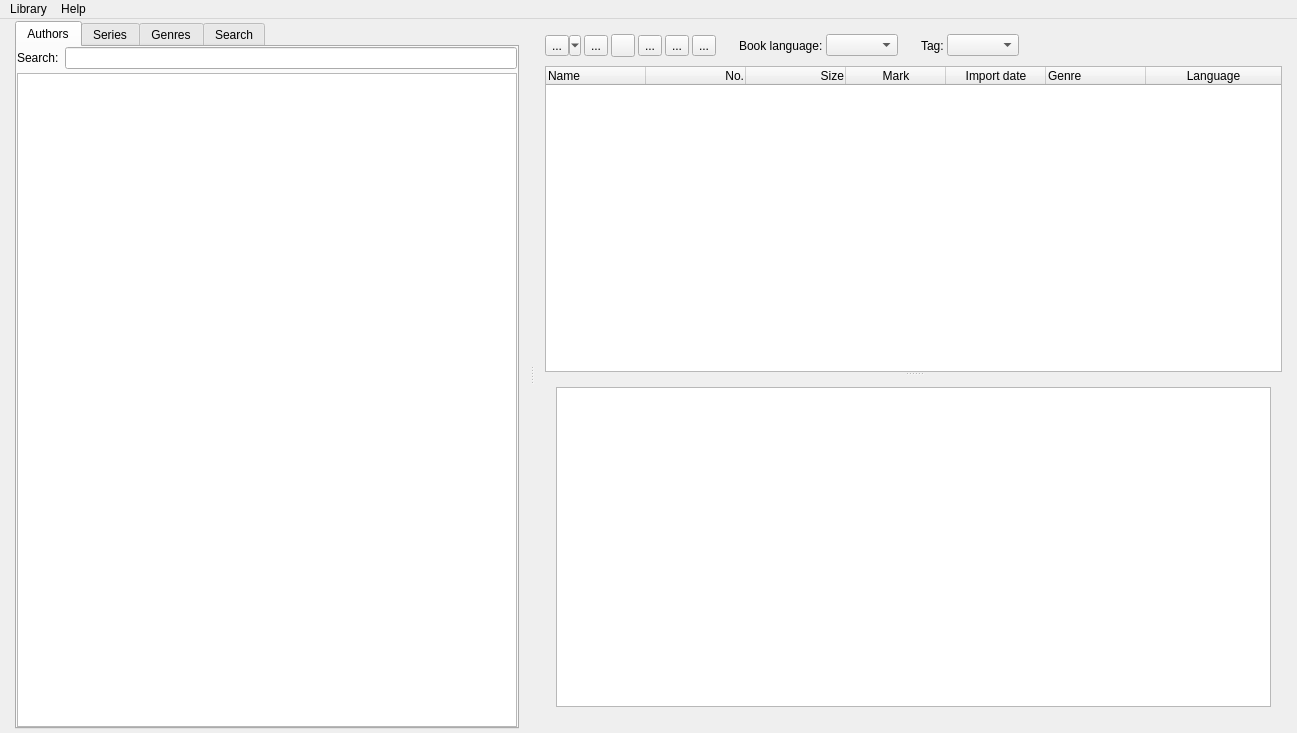
<?xml version="1.0" encoding="UTF-8"?>
<ui version="4.0">
 <class>MainWindow</class>
 <widget class="QMainWindow" name="MainWindow">
  <property name="geometry">
   <rect>
    <x>0</x>
    <y>0</y>
    <width>1297</width>
    <height>733</height>
   </rect>
  </property>
  <property name="minimumSize">
   <size>
    <width>800</width>
    <height>400</height>
   </size>
  </property>
  <property name="acceptDrops">
   <bool>true</bool>
  </property>
  <property name="windowTitle">
   <string notr="true">freeLib</string>
  </property>
  <widget class="QWidget" name="centralWidget">
   <layout class="QVBoxLayout" name="verticalLayout_12">
    <property name="spacing">
     <number>3</number>
    </property>
    <property name="leftMargin">
     <number>4</number>
    </property>
    <property name="topMargin">
     <number>0</number>
    </property>
    <property name="rightMargin">
     <number>4</number>
    </property>
    <property name="bottomMargin">
     <number>4</number>
    </property>
    <item>
     <widget class="QSplitter" name="splitterH">
      <property name="orientation">
       <enum>Qt::Horizontal</enum>
      </property>
      <widget class="QWidget" name="verticalLayoutWidget">
       <layout class="QVBoxLayout" name="verticalLayout_2">
        <property name="spacing">
         <number>6</number>
        </property>
        <property name="topMargin">
         <number>2</number>
        </property>
        <property name="bottomMargin">
         <number>0</number>
        </property>
        <item>
         <widget class="QTabWidget" name="tabWidget">
          <property name="minimumSize">
           <size>
            <width>350</width>
            <height>0</height>
           </size>
          </property>
          <property name="maximumSize">
           <size>
            <width>16777215</width>
            <height>16777215</height>
           </size>
          </property>
          <property name="currentIndex">
           <number>0</number>
          </property>
          <widget class="QWidget" name="tabWidgetPage1">
           <attribute name="title">
            <string>Authors</string>
           </attribute>
           <layout class="QVBoxLayout" name="verticalLayout">
            <property name="spacing">
             <number>4</number>
            </property>
            <property name="leftMargin">
             <number>0</number>
            </property>
            <property name="topMargin">
             <number>0</number>
            </property>
            <property name="rightMargin">
             <number>0</number>
            </property>
            <property name="bottomMargin">
             <number>0</number>
            </property>
            <item>
             <layout class="QHBoxLayout" name="horizontalLayout">
              <item>
               <widget class="QLabel" name="label_12">
                <property name="text">
                 <string>Search:</string>
                </property>
               </widget>
              </item>
              <item>
               <widget class="QLineEdit" name="searchAuthor">
                <property name="clearButtonEnabled">
                 <bool>true</bool>
                </property>
               </widget>
              </item>
             </layout>
            </item>
            <item>
             <widget class="QListWidget" name="AuthorList">
              <property name="horizontalScrollBarPolicy">
               <enum>Qt::ScrollBarAlwaysOff</enum>
              </property>
              <property name="editTriggers">
               <set>QAbstractItemView::NoEditTriggers</set>
              </property>
              <property name="sortingEnabled">
               <bool>true</bool>
              </property>
             </widget>
            </item>
           </layout>
          </widget>
          <widget class="QWidget" name="tabWidgetPage2">
           <attribute name="title">
            <string>Series</string>
           </attribute>
           <layout class="QVBoxLayout" name="verticalLayout_6">
            <property name="leftMargin">
             <number>0</number>
            </property>
            <property name="topMargin">
             <number>0</number>
            </property>
            <property name="rightMargin">
             <number>0</number>
            </property>
            <property name="bottomMargin">
             <number>0</number>
            </property>
            <item>
             <layout class="QHBoxLayout" name="horizontalLayout_5">
              <item>
               <widget class="QLabel" name="label_14">
                <property name="text">
                 <string>Search:</string>
                </property>
               </widget>
              </item>
              <item>
               <widget class="QLineEdit" name="searchSeries"/>
              </item>
             </layout>
            </item>
            <item>
             <widget class="QListWidget" name="SeriaList">
              <property name="horizontalScrollBarPolicy">
               <enum>Qt::ScrollBarAlwaysOff</enum>
              </property>
              <property name="editTriggers">
               <set>QAbstractItemView::NoEditTriggers</set>
              </property>
              <property name="sortingEnabled">
               <bool>true</bool>
              </property>
             </widget>
            </item>
           </layout>
          </widget>
          <widget class="QWidget" name="tabWidgetPage3">
           <attribute name="title">
            <string>Genres</string>
           </attribute>
           <layout class="QVBoxLayout" name="verticalLayout_7">
            <property name="leftMargin">
             <number>0</number>
            </property>
            <property name="topMargin">
             <number>0</number>
            </property>
            <property name="rightMargin">
             <number>0</number>
            </property>
            <property name="bottomMargin">
             <number>0</number>
            </property>
            <item>
             <widget class="QTreeWidget" name="GenreList">
              <property name="focusPolicy">
               <enum>Qt::WheelFocus</enum>
              </property>
              <property name="horizontalScrollBarPolicy">
               <enum>Qt::ScrollBarAlwaysOff</enum>
              </property>
              <property name="editTriggers">
               <set>QAbstractItemView::NoEditTriggers</set>
              </property>
              <property name="headerHidden">
               <bool>true</bool>
              </property>
              <property name="columnCount">
               <number>1</number>
              </property>
              <column>
               <property name="text">
                <string notr="true">1</string>
               </property>
              </column>
             </widget>
            </item>
           </layout>
          </widget>
          <widget class="QWidget" name="tabWidgetPage4">
           <attribute name="title">
            <string>Search</string>
           </attribute>
           <layout class="QVBoxLayout" name="verticalLayout_8">
            <property name="spacing">
             <number>0</number>
            </property>
            <property name="leftMargin">
             <number>0</number>
            </property>
            <property name="topMargin">
             <number>0</number>
            </property>
            <property name="rightMargin">
             <number>0</number>
            </property>
            <property name="bottomMargin">
             <number>0</number>
            </property>
            <item>
             <widget class="QFrame" name="frame_5">
              <property name="frameShape">
               <enum>QFrame::NoFrame</enum>
              </property>
              <property name="frameShadow">
               <enum>QFrame::Raised</enum>
              </property>
              <layout class="QVBoxLayout" name="verticalLayout_5">
               <item>
                <widget class="QLabel" name="label_2">
                 <property name="text">
                  <string>Title:</string>
                 </property>
                </widget>
               </item>
               <item>
                <widget class="QLineEdit" name="s_name"/>
               </item>
               <item>
                <widget class="QLabel" name="label_3">
                 <property name="text">
                  <string>Author:</string>
                 </property>
                </widget>
               </item>
               <item>
                <widget class="QLineEdit" name="s_author"/>
               </item>
               <item>
                <widget class="QLabel" name="label_4">
                 <property name="text">
                  <string>Genre:</string>
                 </property>
                </widget>
               </item>
               <item>
                <widget class="QComboBox" name="s_genre">
                 <property name="maxVisibleItems">
                  <number>15</number>
                 </property>
                </widget>
               </item>
               <item>
                <widget class="QLabel" name="label_5">
                 <property name="text">
                  <string>Series:</string>
                 </property>
                </widget>
               </item>
               <item>
                <widget class="QLineEdit" name="s_seria"/>
               </item>
               <item>
                <widget class="QLabel" name="label_6">
                 <property name="text">
                  <string>Import date:</string>
                 </property>
                </widget>
               </item>
               <item>
                <layout class="QHBoxLayout" name="horizontalLayout_6" stretch="0,1,0,1">
                 <property name="spacing">
                  <number>6</number>
                 </property>
                 <property name="topMargin">
                  <number>0</number>
                 </property>
                 <property name="rightMargin">
                  <number>0</number>
                 </property>
                 <item>
                  <widget class="QLabel" name="label_7">
                   <property name="text">
                    <string>from:</string>
                   </property>
                  </widget>
                 </item>
                 <item>
                  <widget class="QDateEdit" name="date_from">
                   <property name="maximumSize">
                    <size>
                     <width>16777215</width>
                     <height>16777215</height>
                    </size>
                   </property>
                   <property name="displayFormat">
                    <string>dd.MM.yyyy</string>
                   </property>
                   <property name="date">
                    <date>
                     <year>1900</year>
                     <month>1</month>
                     <day>1</day>
                    </date>
                   </property>
                  </widget>
                 </item>
                 <item>
                  <widget class="QLabel" name="label_8">
                   <property name="text">
                    <string>to:</string>
                   </property>
                  </widget>
                 </item>
                 <item>
                  <widget class="QDateEdit" name="date_to">
                   <property name="maximumSize">
                    <size>
                     <width>16777215</width>
                     <height>16777215</height>
                    </size>
                   </property>
                   <property name="displayFormat">
                    <string>dd.MM.yyyy</string>
                   </property>
                   <property name="date">
                    <date>
                     <year>1900</year>
                     <month>1</month>
                     <day>1</day>
                    </date>
                   </property>
                  </widget>
                 </item>
                </layout>
               </item>
               <item>
                <widget class="QLabel" name="label_10">
                 <property name="text">
                  <string>Language:</string>
                 </property>
                </widget>
               </item>
               <item>
                <widget class="QComboBox" name="findLanguage"/>
               </item>
               <item>
                <widget class="QLabel" name="label_13">
                 <property name="text">
                  <string>Maximum number of books:</string>
                 </property>
                </widget>
               </item>
               <item>
                <widget class="QSpinBox" name="maxBooks">
                 <property name="minimum">
                  <number>0</number>
                 </property>
                 <property name="maximum">
                  <number>10000000</number>
                 </property>
                 <property name="singleStep">
                  <number>1000</number>
                 </property>
                 <property name="value">
                  <number>1000</number>
                 </property>
                </widget>
               </item>
               <item>
                <layout class="QHBoxLayout" name="horizontalLayout_7">
                 <property name="spacing">
                  <number>6</number>
                 </property>
                 <item>
                  <spacer name="horizontalSpacer_5">
                   <property name="orientation">
                    <enum>Qt::Horizontal</enum>
                   </property>
                   <property name="sizeHint" stdset="0">
                    <size>
                     <width>40</width>
                     <height>20</height>
                    </size>
                   </property>
                  </spacer>
                 </item>
                 <item>
                  <widget class="QPushButton" name="do_search">
                   <property name="text">
                    <string>Find</string>
                   </property>
                  </widget>
                 </item>
                </layout>
               </item>
               <item>
                <widget class="QLabel" name="label_11">
                 <property name="text">
                  <string>Books found</string>
                 </property>
                </widget>
               </item>
               <item>
                <widget class="QLabel" name="find_books">
                 <property name="font">
                  <font>
                   <pointsize>26</pointsize>
                   <weight>75</weight>
                   <bold>true</bold>
                  </font>
                 </property>
                 <property name="text">
                  <string notr="true">0</string>
                 </property>
                 <property name="alignment">
                  <set>Qt::AlignRight|Qt::AlignTrailing|Qt::AlignVCenter</set>
                 </property>
                </widget>
               </item>
               <item>
                <spacer name="verticalSpacer">
                 <property name="orientation">
                  <enum>Qt::Vertical</enum>
                 </property>
                 <property name="sizeHint" stdset="0">
                  <size>
                   <width>20</width>
                   <height>40</height>
                  </size>
                 </property>
                </spacer>
               </item>
              </layout>
             </widget>
            </item>
           </layout>
          </widget>
         </widget>
        </item>
       </layout>
      </widget>
      <widget class="QWidget" name="verticalLayoutWidget_2">
       <layout class="QVBoxLayout" name="verticalLayout_4" stretch="0,0,0">
        <property name="spacing">
         <number>0</number>
        </property>
        <item>
         <widget class="QFrame" name="frame_4">
          <property name="minimumSize">
           <size>
            <width>0</width>
            <height>0</height>
           </size>
          </property>
          <property name="frameShape">
           <enum>QFrame::NoFrame</enum>
          </property>
          <property name="frameShadow">
           <enum>QFrame::Raised</enum>
          </property>
          <layout class="QHBoxLayout" name="horizontalLayout_2" stretch="0,0,0,0,0,0,0,0,0,0,0,0,0,0">
           <property name="spacing">
            <number>3</number>
           </property>
           <property name="leftMargin">
            <number>0</number>
           </property>
           <property name="topMargin">
            <number>4</number>
           </property>
           <property name="rightMargin">
            <number>0</number>
           </property>
           <property name="bottomMargin">
            <number>8</number>
           </property>
           <item>
            <widget class="QToolButton" name="btnExport">
             <property name="toolTip">
              <string>Send to device</string>
             </property>
             <property name="text">
              <string notr="true">...</string>
             </property>
             <property name="icon">
              <iconset theme="tablet">
               <normaloff>.</normaloff>.</iconset>
             </property>
             <property name="popupMode">
              <enum>QToolButton::MenuButtonPopup</enum>
             </property>
             <property name="toolButtonStyle">
              <enum>Qt::ToolButtonIconOnly</enum>
             </property>
            </widget>
           </item>
           <item>
            <widget class="QToolButton" name="btnOpenBook">
             <property name="toolTip">
              <string>Open book</string>
             </property>
             <property name="text">
              <string notr="true">...</string>
             </property>
            </widget>
           </item>
           <item>
            <widget class="QToolButton" name="btnEdit">
             <property name="toolTip">
              <string>Edit matadata</string>
             </property>
             <property name="icon">
              <iconset theme="document-edit">
               <normaloff>.</normaloff>.</iconset>
             </property>
            </widget>
           </item>
           <item>
            <widget class="QToolButton" name="btnCheck">
             <property name="toolTip">
              <string>Select/unselect books</string>
             </property>
             <property name="text">
              <string notr="true">...</string>
             </property>
             <property name="icon">
              <iconset theme="checkbox">
               <normaloff>.</normaloff>.</iconset>
             </property>
            </widget>
           </item>
           <item>
            <widget class="QToolButton" name="btnLibrary">
             <property name="toolTip">
              <string>Libraries</string>
             </property>
             <property name="text">
              <string notr="true">...</string>
             </property>
            </widget>
           </item>
           <item>
            <widget class="QToolButton" name="btnOption">
             <property name="toolTip">
              <string>Options</string>
             </property>
             <property name="text">
              <string notr="true">...</string>
             </property>
             <property name="icon">
              <iconset theme="settings-configure">
               <normaloff>.</normaloff>.</iconset>
             </property>
            </widget>
           </item>
           <item>
            <spacer name="horizontalSpacer_8">
             <property name="orientation">
              <enum>Qt::Horizontal</enum>
             </property>
             <property name="sizeType">
              <enum>QSizePolicy::Fixed</enum>
             </property>
             <property name="sizeHint" stdset="0">
              <size>
               <width>20</width>
               <height>20</height>
              </size>
             </property>
            </spacer>
           </item>
           <item>
            <widget class="QLabel" name="label_9">
             <property name="text">
              <string>Book language:</string>
             </property>
            </widget>
           </item>
           <item>
            <widget class="QComboBox" name="language">
             <property name="sizePolicy">
              <sizepolicy hsizetype="Preferred" vsizetype="Fixed">
               <horstretch>0</horstretch>
               <verstretch>1</verstretch>
              </sizepolicy>
             </property>
             <property name="maxVisibleItems">
              <number>20</number>
             </property>
             <property name="insertPolicy">
              <enum>QComboBox::NoInsert</enum>
             </property>
             <property name="sizeAdjustPolicy">
              <enum>QComboBox::AdjustToContents</enum>
             </property>
            </widget>
           </item>
           <item>
            <spacer name="horizontalSpacer_9">
             <property name="orientation">
              <enum>Qt::Horizontal</enum>
             </property>
             <property name="sizeType">
              <enum>QSizePolicy::Fixed</enum>
             </property>
             <property name="sizeHint" stdset="0">
              <size>
               <width>20</width>
               <height>20</height>
              </size>
             </property>
            </spacer>
           </item>
           <item>
            <widget class="QLabel" name="tag_label">
             <property name="text">
              <string>Tag:</string>
             </property>
            </widget>
           </item>
           <item>
            <layout class="QHBoxLayout" name="TagLayout">
             <property name="spacing">
              <number>1</number>
             </property>
            </layout>
           </item>
           <item>
            <widget class="QComboBox" name="TagFilter">
             <property name="insertPolicy">
              <enum>QComboBox::NoInsert</enum>
             </property>
             <property name="sizeAdjustPolicy">
              <enum>QComboBox::AdjustToContents</enum>
             </property>
            </widget>
           </item>
           <item>
            <spacer name="horizontalSpacer_3">
             <property name="orientation">
              <enum>Qt::Horizontal</enum>
             </property>
             <property name="sizeHint" stdset="0">
              <size>
               <width>40</width>
               <height>20</height>
              </size>
             </property>
            </spacer>
           </item>
          </layout>
         </widget>
        </item>
        <item>
         <widget class="QFrame" name="frame_3">
          <property name="enabled">
           <bool>true</bool>
          </property>
          <layout class="QVBoxLayout" name="verticalLayout_9">
           <property name="spacing">
            <number>0</number>
           </property>
           <property name="leftMargin">
            <number>0</number>
           </property>
           <property name="topMargin">
            <number>0</number>
           </property>
           <property name="rightMargin">
            <number>0</number>
           </property>
           <property name="bottomMargin">
            <number>1</number>
           </property>
           <item>
            <widget class="QFrame" name="abc">
             <property name="frameShape">
              <enum>QFrame::NoFrame</enum>
             </property>
             <property name="frameShadow">
              <enum>QFrame::Raised</enum>
             </property>
            </widget>
           </item>
          </layout>
         </widget>
        </item>
        <item>
         <widget class="QFrame" name="frame_2">
          <property name="frameShape">
           <enum>QFrame::NoFrame</enum>
          </property>
          <property name="frameShadow">
           <enum>QFrame::Sunken</enum>
          </property>
          <layout class="QVBoxLayout" name="verticalLayout_3">
           <property name="leftMargin">
            <number>0</number>
           </property>
           <property name="topMargin">
            <number>0</number>
           </property>
           <property name="rightMargin">
            <number>0</number>
           </property>
           <property name="bottomMargin">
            <number>0</number>
           </property>
           <item>
            <widget class="QSplitter" name="splitterV">
             <property name="orientation">
              <enum>Qt::Vertical</enum>
             </property>
             <widget class="QTreeWidget" name="Books">
              <property name="styleSheet">
               <string notr="true"/>
              </property>
              <property name="frameShape">
               <enum>QFrame::StyledPanel</enum>
              </property>
              <property name="editTriggers">
               <set>QAbstractItemView::NoEditTriggers</set>
              </property>
              <property name="alternatingRowColors">
               <bool>true</bool>
              </property>
              <property name="selectionBehavior">
               <enum>QAbstractItemView::SelectRows</enum>
              </property>
              <property name="indentation">
               <number>15</number>
              </property>
              <property name="rootIsDecorated">
               <bool>true</bool>
              </property>
              <property name="uniformRowHeights">
               <bool>true</bool>
              </property>
              <property name="sortingEnabled">
               <bool>true</bool>
              </property>
              <property name="animated">
               <bool>true</bool>
              </property>
              <attribute name="headerShowSortIndicator" stdset="0">
               <bool>false</bool>
              </attribute>
              <column>
               <property name="text">
                <string>Name</string>
               </property>
              </column>
              <column>
               <property name="text">
                <string>No.</string>
               </property>
               <property name="textAlignment">
                <set>AlignTrailing|AlignVCenter</set>
               </property>
              </column>
              <column>
               <property name="text">
                <string>Size</string>
               </property>
               <property name="textAlignment">
                <set>AlignTrailing|AlignVCenter</set>
               </property>
              </column>
              <column>
               <property name="text">
                <string>Mark</string>
               </property>
               <property name="textAlignment">
                <set>AlignCenter</set>
               </property>
              </column>
              <column>
               <property name="text">
                <string>Import date</string>
               </property>
               <property name="textAlignment">
                <set>AlignCenter</set>
               </property>
              </column>
              <column>
               <property name="text">
                <string>Genre</string>
               </property>
              </column>
              <column>
               <property name="text">
                <string>Language</string>
               </property>
               <property name="textAlignment">
                <set>AlignCenter</set>
               </property>
              </column>
             </widget>
             <widget class="QWidget" name="horizontalLayoutWidget">
              <layout class="QHBoxLayout" name="horizontalLayout_3">
               <property name="spacing">
                <number>6</number>
               </property>
               <item>
                <widget class="QTextBrowser" name="Review">
                 <property name="markdown">
                  <string notr="true"/>
                 </property>
                 <property name="openLinks">
                  <bool>false</bool>
                 </property>
                </widget>
               </item>
              </layout>
             </widget>
            </widget>
           </item>
          </layout>
         </widget>
        </item>
       </layout>
      </widget>
     </widget>
    </item>
   </layout>
  </widget>
  <widget class="QMenuBar" name="menuBar">
   <property name="geometry">
    <rect>
     <x>0</x>
     <y>0</y>
     <width>1297</width>
     <height>23</height>
    </rect>
   </property>
   <widget class="QMenu" name="menuHelp">
    <property name="title">
     <string>Help</string>
    </property>
    <addaction name="actionAbout"/>
    <addaction name="actionHelp"/>
    <addaction name="separator"/>
   </widget>
   <widget class="QMenu" name="menu">
    <property name="title">
     <string>Library</string>
    </property>
    <addaction name="actionLibraries"/>
    <addaction name="actionAddLibrary"/>
    <addaction name="actionCheck_uncheck"/>
    <addaction name="separator"/>
    <addaction name="separator"/>
    <addaction name="actionPreference"/>
    <addaction name="separator"/>
    <addaction name="actionMinimize_window"/>
    <addaction name="actionExit"/>
   </widget>
   <addaction name="menu"/>
   <addaction name="menuHelp"/>
  </widget>
  <action name="actionAddLibrary">
   <property name="text">
    <string>Add/Edit library</string>
   </property>
   <property name="shortcut">
    <string notr="true">Ctrl+L</string>
   </property>
  </action>
  <action name="actionPreference">
   <property name="text">
    <string>Preferences</string>
   </property>
   <property name="menuRole">
    <enum>QAction::PreferencesRole</enum>
   </property>
  </action>
  <action name="actionAbout">
   <property name="text">
    <string>About</string>
   </property>
   <property name="menuRole">
    <enum>QAction::AboutRole</enum>
   </property>
  </action>
  <action name="actionHelp">
   <property name="text">
    <string>Help</string>
   </property>
   <property name="shortcut">
    <string notr="true">F1</string>
   </property>
  </action>
  <action name="actionMove_to_author">
   <property name="enabled">
    <bool>false</bool>
   </property>
   <property name="text">
    <string>Move to author</string>
   </property>
  </action>
  <action name="actionExit">
   <property name="text">
    <string>Quit</string>
   </property>
   <property name="menuRole">
    <enum>QAction::QuitRole</enum>
   </property>
  </action>
  <action name="actionLibraries">
   <property name="text">
    <string>Libraries</string>
   </property>
  </action>
  <action name="actionMove_to_series">
   <property name="enabled">
    <bool>false</bool>
   </property>
   <property name="text">
    <string>Move to series</string>
   </property>
  </action>
  <action name="actionNew_labrary_wizard">
   <property name="text">
    <string>New library wizard</string>
   </property>
  </action>
  <action name="actionCheck_uncheck">
   <property name="text">
    <string>Check/uncheck books</string>
   </property>
   <property name="shortcut">
    <string notr="true">Ctrl+A</string>
   </property>
  </action>
  <action name="actionSwitch_to_convert_mode">
   <property name="enabled">
    <bool>false</bool>
   </property>
   <property name="text">
    <string>Switch to convert mode</string>
   </property>
  </action>
  <action name="actionSwitch_to_library_mode">
   <property name="text">
    <string>Switch to library mode</string>
   </property>
  </action>
  <action name="actionMinimize_window">
   <property name="text">
    <string>Minimize window</string>
   </property>
   <property name="shortcut">
    <string notr="true">Ctrl+W</string>
   </property>
  </action>
 </widget>
 <layoutdefault spacing="6" margin="11"/>
 <resources/>
 <connections/>
</ui>
